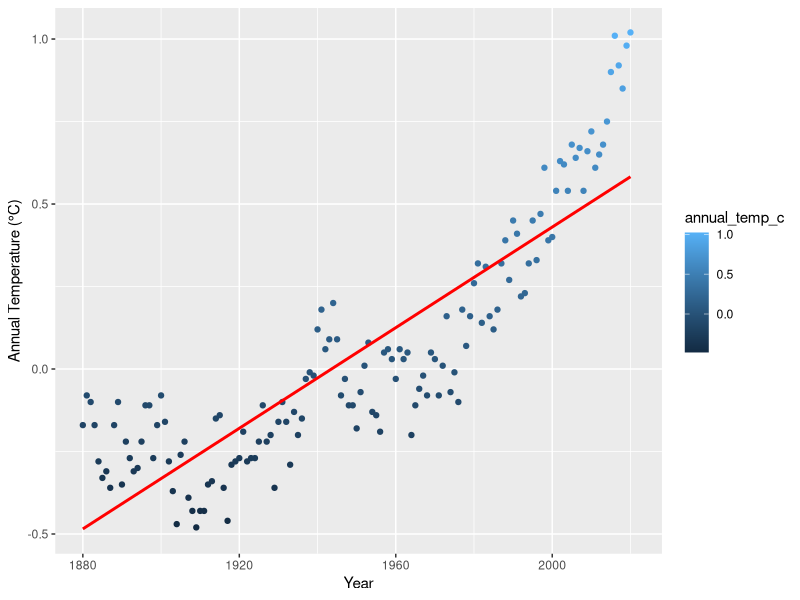
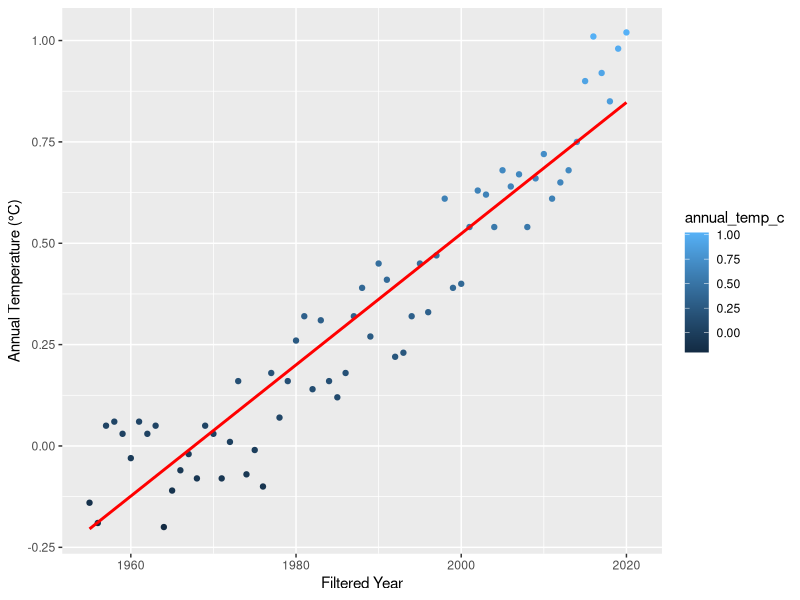
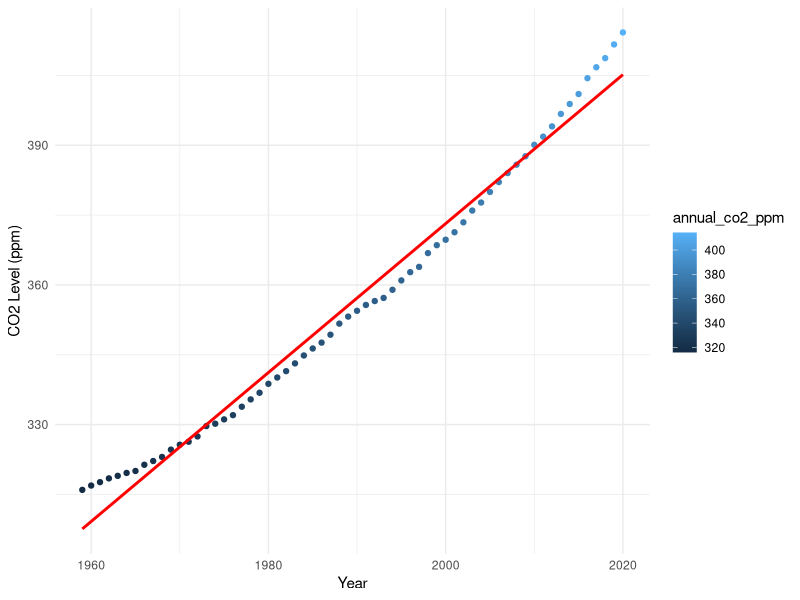
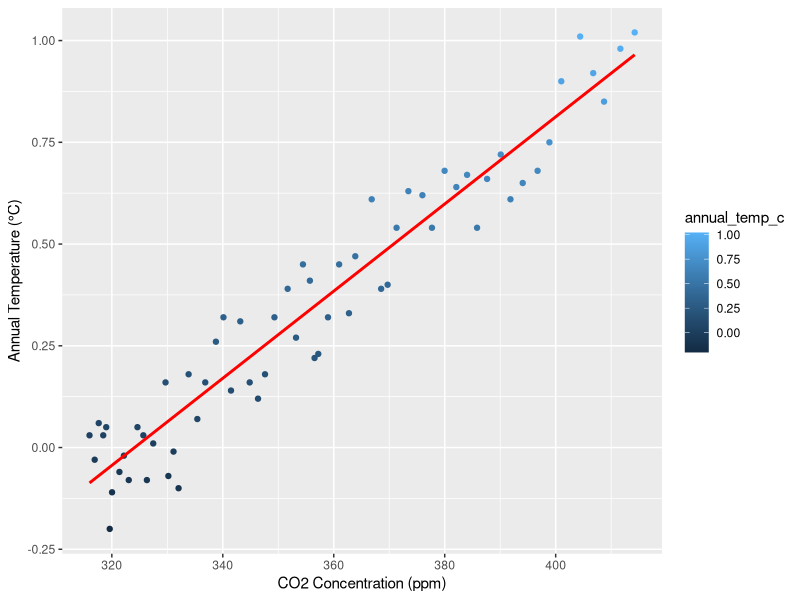

Generate these figures, in order, with R:

library(dplyr)
library(ggplot2)

#read in air temperature data
global_temp.df  <- read.csv("global_temp_cleaned.csv")
# use annual_temp_c column
# co2 dat set
loa_co2.df <- read.csv("loa_co2_cleaned.csv")

# use the combo data set for part B
# combined data set for last part
combo <- full_join(global_temp.df, loa_co2.df)
combo <- na.omit(combo)
global_temp.df$year
lm_result <- lm(annual_temp_c ~ year, data = global_temp.df)
summary(lm_result)

ggplot(global_temp.df, aes(x=year, y=annual_temp_c)) +
  geom_point(aes(color=annual_temp_c)) +
  geom_smooth(method="lm", se=FALSE, color="red") +  
  labs(x="Year", y="Annual Temperature (°C)") 


filtered_data <- global_temp.df %>% filter(year >= 1955)

ggplot(filtered_data, aes(x=year, y=annual_temp_c)) +
  geom_point(aes(color=annual_temp_c)) +  
  geom_smooth(method="lm", se=FALSE, color="red") +  
  labs(x="Filtered Year", 
       y="Annual Temperature (°C)") 
model <- lm(annual_temp_c ~ year, data=filtered_data)
summary(model)


ggplot(loa_co2.df, aes(x=year, y=annual_co2_ppm)) +
  geom_point(aes(color=annual_co2_ppm)) +  
  geom_smooth(method="lm", se=FALSE, color="red") +  
  labs(x="Year", 
       y="CO2 Level (ppm)") +
  theme_minimal()
  
graph <-lm(annual_co2_ppm ~ year, data=loa_co2.df)
summary(graph)


library(ggplot2)

ggplot(combo, aes(x=annual_co2_ppm, y=annual_temp_c)) +
  geom_point(aes(color=annual_temp_c)) +  
  geom_smooth(method="lm", se=FALSE, color="red") +  
  labs(x="CO2 Concentration (ppm)", 
       y="Annual Temperature (°C)")

model <- lm(annual_temp_c ~ annual_co2_ppm, data=combo)
summary(model)





